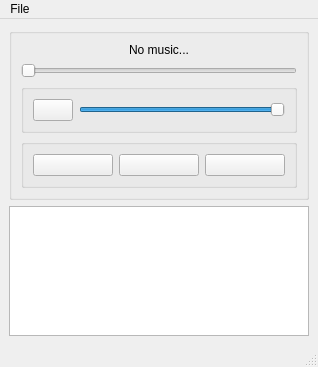
<?xml version="1.0" encoding="UTF-8"?>
<ui version="4.0">
 <class>MainWindow</class>
 <widget class="QMainWindow" name="MainWindow">
  <property name="geometry">
   <rect>
    <x>0</x>
    <y>0</y>
    <width>318</width>
    <height>367</height>
   </rect>
  </property>
  <property name="windowTitle">
   <string>MainWindow</string>
  </property>
  <property name="windowIcon">
   <iconset resource="res.qrc">
    <normaloff>:/new/icons/headphones-solid.svg</normaloff>:/new/icons/headphones-solid.svg</iconset>
  </property>
  <widget class="QWidget" name="centralwidget">
   <layout class="QVBoxLayout" name="verticalLayout_2">
    <item>
     <widget class="QGroupBox" name="playerGroupBox">
      <property name="title">
       <string/>
      </property>
      <layout class="QVBoxLayout" name="verticalLayout">
       <item>
        <widget class="QLabel" name="musicNameLabel">
         <property name="text">
          <string>No music...</string>
         </property>
         <property name="alignment">
          <set>Qt::AlignCenter</set>
         </property>
        </widget>
       </item>
       <item>
        <widget class="QSlider" name="positionHorizontalSlider">
         <property name="orientation">
          <enum>Qt::Horizontal</enum>
         </property>
        </widget>
       </item>
       <item>
        <widget class="QGroupBox" name="volumeGroupBox">
         <property name="title">
          <string/>
         </property>
         <layout class="QHBoxLayout" name="horizontalLayout_2">
          <item>
           <widget class="QPushButton" name="volumePushButton">
            <property name="text">
             <string/>
            </property>
            <property name="icon">
             <iconset resource="res.qrc">
              <normaloff>:/new/icons/volume-high-solid.svg</normaloff>:/new/icons/volume-high-solid.svg</iconset>
            </property>
           </widget>
          </item>
          <item>
           <widget class="QSlider" name="volumeHorizontalSlider">
            <property name="maximum">
             <number>100</number>
            </property>
            <property name="value">
             <number>100</number>
            </property>
            <property name="orientation">
             <enum>Qt::Horizontal</enum>
            </property>
           </widget>
          </item>
         </layout>
        </widget>
       </item>
       <item>
        <widget class="QGroupBox" name="buttonsGroupBox">
         <property name="title">
          <string/>
         </property>
         <layout class="QHBoxLayout" name="horizontalLayout">
          <item>
           <widget class="QPushButton" name="previousMusicPushButton">
            <property name="text">
             <string/>
            </property>
            <property name="icon">
             <iconset resource="res.qrc">
              <normaloff>:/new/icons/backward-solid.svg</normaloff>:/new/icons/backward-solid.svg</iconset>
            </property>
           </widget>
          </item>
          <item>
           <widget class="QPushButton" name="start_pauseMusicPushButton">
            <property name="text">
             <string/>
            </property>
            <property name="icon">
             <iconset resource="res.qrc">
              <normaloff>:/new/icons/play-solid.svg</normaloff>:/new/icons/play-solid.svg</iconset>
            </property>
           </widget>
          </item>
          <item>
           <widget class="QPushButton" name="nextMusicPushButton">
            <property name="text">
             <string/>
            </property>
            <property name="icon">
             <iconset resource="res.qrc">
              <normaloff>:/new/icons/forward-solid.svg</normaloff>:/new/icons/forward-solid.svg</iconset>
            </property>
           </widget>
          </item>
         </layout>
        </widget>
       </item>
      </layout>
     </widget>
    </item>
    <item>
     <widget class="QListWidget" name="musicListWidget"/>
    </item>
   </layout>
  </widget>
  <widget class="QMenuBar" name="menubar">
   <property name="geometry">
    <rect>
     <x>0</x>
     <y>0</y>
     <width>318</width>
     <height>19</height>
    </rect>
   </property>
   <widget class="QMenu" name="menuFile">
    <property name="title">
     <string>File</string>
    </property>
    <addaction name="actionAdd_File"/>
    <addaction name="actionAdd_Folder"/>
    <addaction name="actionOpen_File"/>
    <addaction name="actionOpenFolder"/>
    <addaction name="separator"/>
    <addaction name="actionExit"/>
   </widget>
   <addaction name="menuFile"/>
  </widget>
  <widget class="QStatusBar" name="statusbar"/>
  <action name="actionAdd_File">
   <property name="text">
    <string>Add File</string>
   </property>
   <property name="shortcut">
    <string>Ctrl+O</string>
   </property>
  </action>
  <action name="actionAdd_Folder">
   <property name="text">
    <string>Add Folder</string>
   </property>
   <property name="shortcut">
    <string>Ctrl+Shift+O</string>
   </property>
  </action>
  <action name="actionOpen_File">
   <property name="text">
    <string>Open File</string>
   </property>
   <property name="shortcut">
    <string>Ctrl+N</string>
   </property>
  </action>
  <action name="actionOpenFolder">
   <property name="text">
    <string>OpenFolder</string>
   </property>
   <property name="shortcut">
    <string>Ctrl+Shift+N</string>
   </property>
  </action>
  <action name="actionExit">
   <property name="text">
    <string>Exit</string>
   </property>
   <property name="shortcut">
    <string>Ctrl+Q</string>
   </property>
  </action>
 </widget>
 <resources>
  <include location="res.qrc"/>
 </resources>
 <connections/>
</ui>
